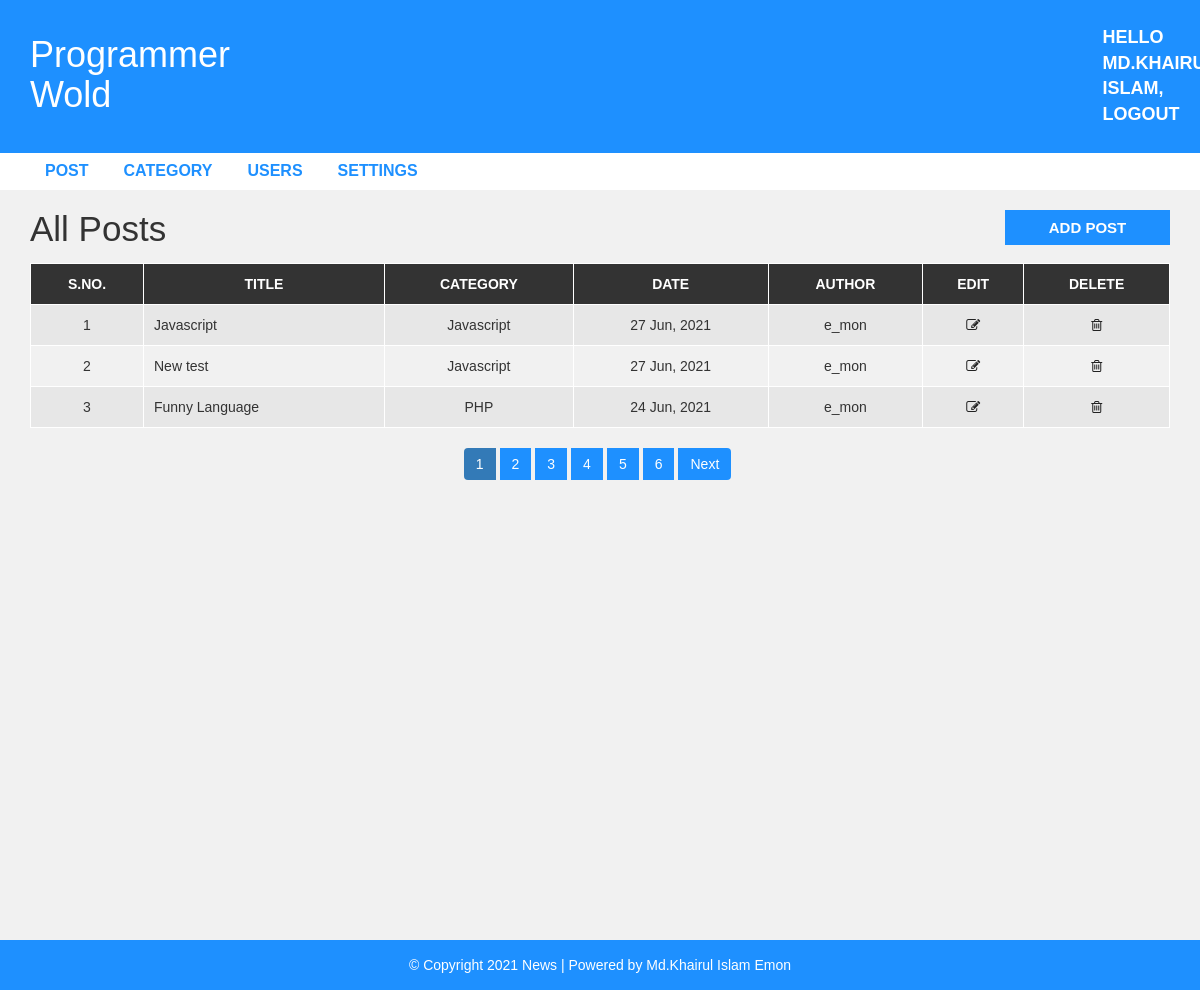
/admin/post.php (signed in), run on an earlier commit of the app's database.
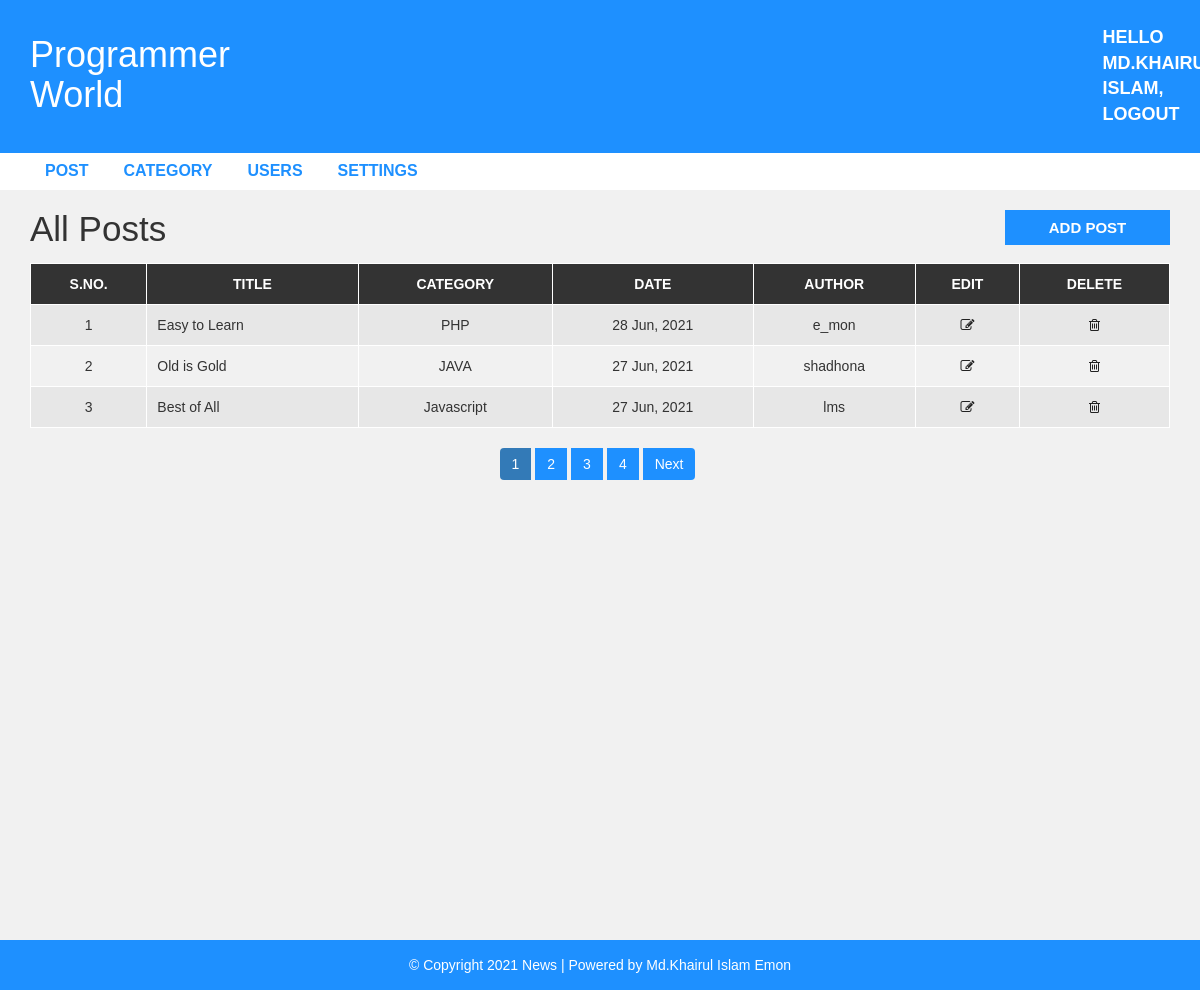
And on a later commit of the database.
### tables this page shows
CREATE TABLE `settings` (
  `websitename` varchar(60) NOT NULL,
  `logo` varchar(50) NOT NULL,
  `footerdesc` varchar(255) NOT NULL
);

CREATE TABLE `post` (
  `post_id` int(11) NOT NULL,
  `title` varchar(100) NOT NULL,
  `description` text NOT NULL,
  `category` varchar(100) NOT NULL,
  `post_date` varchar(50) NOT NULL,
  `author` int(11) NOT NULL,
  `post_img` varchar(100) NOT NULL
);

CREATE TABLE `category` (
  `category_id` int(11) NOT NULL,
  `category_name` varchar(100) NOT NULL,
  `post` int(11) NOT NULL DEFAULT 0
);

CREATE TABLE `user` (
  `user_id` int(11) NOT NULL,
  `first_name` varchar(30) NOT NULL,
  `last_name` varchar(30) NOT NULL,
  `username` varchar(30) DEFAULT NULL,
  `password` varchar(40) DEFAULT NULL,
  `role` int(11) NOT NULL
);

### admin/post.php (the view, shortened to what the changed rows need)
<?php include "header.php"; ?>
<div id="admin-content">
    <div class="container">
        <div class="row">
            <div class="col-md-10">
                <h1 class="admin-heading">All Posts</h1>
            </div>
            <div class="col-md-12">
                <?php
                include 'config.php';
                $limit = 3;
                if (isset($_GET['page'])) {
                    $page = $_GET['page'];
                } else {
                    $page = 1;
                }
                $offset = ($page - 1) * $limit;
                if ($_SESSION["user_role"] == '1') {
                    $sql = "SELECT * FROM post
                LEFT JOIN category ON post.category = category.category_id
                LEFT JOIN user ON post.author = user.user_id
                ORDER BY post_date DESC LIMIT {$offset},{$limit}";
                } elseif ($_SESSION["user_role"] == '0') {
                    $sql = "SELECT * FROM post
                LEFT JOIN category ON post.category = category.category_id
                LEFT JOIN user ON post.author = user.user_id
                WHERE post.author = {$_SESSION["user_id"]}
                ORDER BY post_date DESC LIMIT {$offset},{$limit}";
                }
                $result = mysqli_query($conn, $sql) or die("Query Failed!!!");
                if (mysqli_num_rows($result) > 0) {
                ?>
                    <table class="content-table">
                        <thead>
                            <th>S.No.</th>
                            <th>Title</th>
                            <th>Category</th>
                            <th>Date</th>
                            <th>Author</th>
                            <th>Edit</th>
                            <th>Delete</th>
                        </thead>
                        <tbody>
                            <?php
                            $serial = $offset + 1;
                            while ($row = mysqli_fetch_assoc($result)) {
                            ?>
                                <tr>
                                    <td class='id'><?php echo $serial; ?></td>
                                    <td><?php echo $row['title']; ?></td>
                                    <td><?php echo $row['category_name']; ?></td>
                                    <td><?php echo $row['post_date']; ?></td>
                                    <td><?php echo $row['username']; ?></td>
                                    <td class='edit'><a href='update-post.php?id=<?php echo $row['post_id']; ?>'><i class='fa fa-edit'></i></a></td>
                                    <td class='delete'><a href='delete-post.php?id=<?php echo $row['post_id']; ?>&catid=<?php echo $row['category']; ?>'><i class='fa fa-trash-o'></i></a></td>
                                </tr>
                            <?php
                                $serial++;
                            }
                            ?>
                        </tbody>
                    </table>
                <?php
                }
                if ($_SESSION["user_role"] == '1') {
                    $sql1 = "SELECT * FROM post
                LEFT JOIN category ON post.category = category.category_id
                LEFT JOIN user ON post.author = user.user_id";
                } elseif ($_SESSION["user_role"] == '0') {
                    $sql1 = "SELECT * FROM post
                LEFT JOIN category ON post.category = category.category_id
                LEFT JOIN user ON post.author = user.user_id
                WHERE post.author = {$_SESSION["user_id"]}";
                }
                $result1 = mysqli_query($conn, $sql1) or die("Query Failed!!!");
                if (mysqli_num_rows($result1) > 0) {
                    $total_records = mysqli_num_rows($result1);
                    $total_page = ceil($total_records / $limit);
                    echo '<ul class="pagination admin-pagination">';
                    for ($i = 1; $i <= $total_page; $i++) {
                        if ($i == $page) {
                            $active = 'active';
                        } else {
                            $active = '';
                        }
                        echo '<li class="' . $active . '"><a href="post.php?page=' . $i . '">' . $i . '</a></li>';
                    }
                    echo '</ul>';
                }
                ?>
            </div>
        </div>
    </div>
</div>
<?php include "footer.php"; ?>

### admin/header.php (shortened to what the changed rows need)
<!DOCTYPE html>
<html lang="en">
<head>
    <link rel="stylesheet" href="../css/bootstrap.min.css" />
    <link rel="stylesheet" href="../css/font-awesome.css">
    <link rel="stylesheet" href="../css/style.css">
</head>
<body>
    <div id="header-admin">
        <div class="container">
            <div class="row">
                <div class="col-md-2">
                <?php
                    include 'config.php';
                    $sql = "SELECT * FROM settings";
                    $result = mysqli_query($conn, $sql) or die("Query Failed!!!");
                    if (mysqli_num_rows($result) > 0) {
                        while ($row = mysqli_fetch_assoc($result)) {
                                if(true){
                                echo '<a style="color:white;" href="post.php"><h1>' . $row['websitename'] . '</h1></a>';
                            } else {
                                echo '<a href="post.php" id="logo"><img src="images/' . $row['logo'] . '"></a>';
                            }
                        }
                    }
                    ?>
                </div>
            </div>
        </div>
    </div>

What changed in the data, as far as the page shows it:
removed settings: websitename "Programmer Wold"
removed post: title "Javascript", category.category_name "Javascript", post_date "27 Jun, 2021", user.username "e_mon"
removed post: title "New test", category.category_name "Javascript", post_date "27 Jun, 2021", user.username "e_mon"
removed post: title "Funny Language", category.category_name "PHP", post_date "24 Jun, 2021", user.username "e_mon"
added settings: websitename "Programmer World"
added post: title "Easy to Learn", category.category_name "PHP", post_date "28 Jun, 2021", user.username "e_mon"
added post: title "Old is Gold", category.category_name "JAVA", post_date "27 Jun, 2021", user.username "shadhona"
added post: title "Best of All", category.category_name "Javascript", post_date "27 Jun, 2021", user.username "lms"
Also different on the page:
list line gone: "5"
list line gone: "6"
